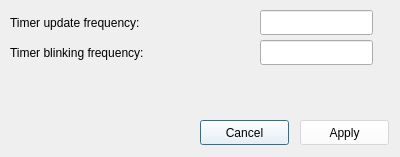
<?xml version="1.0" encoding="UTF-8"?>
<ui version="4.0">
 <class>Dialog</class>
 <widget class="QDialog" name="Dialog">
  <property name="geometry">
   <rect>
    <x>0</x>
    <y>0</y>
    <width>400</width>
    <height>157</height>
   </rect>
  </property>
  <property name="windowTitle">
   <string>Dialog</string>
  </property>
  <widget class="QPushButton" name="cancelButton">
   <property name="geometry">
    <rect>
     <x>200</x>
     <y>120</y>
     <width>89</width>
     <height>25</height>
    </rect>
   </property>
   <property name="styleSheet">
    <string notr="true">
background-color: rgb(255, 255, 255, 50%);</string>
   </property>
   <property name="text">
    <string>Cancel</string>
   </property>
  </widget>
  <widget class="QPushButton" name="applyButton">
   <property name="geometry">
    <rect>
     <x>300</x>
     <y>120</y>
     <width>89</width>
     <height>25</height>
    </rect>
   </property>
   <property name="styleSheet">
    <string notr="true">
background-color: rgb(255, 255, 255, 50%);</string>
   </property>
   <property name="text">
    <string>Apply</string>
   </property>
  </widget>
  <widget class="QLabel" name="label">
   <property name="geometry">
    <rect>
     <x>10</x>
     <y>10</y>
     <width>181</width>
     <height>25</height>
    </rect>
   </property>
   <property name="text">
    <string>Timer update frequency:</string>
   </property>
  </widget>
  <widget class="QLabel" name="label_2">
   <property name="geometry">
    <rect>
     <x>10</x>
     <y>40</y>
     <width>181</width>
     <height>25</height>
    </rect>
   </property>
   <property name="text">
    <string>Timer blinking frequency:</string>
   </property>
  </widget>
  <widget class="QLineEdit" name="updateFrLineEdit">
   <property name="geometry">
    <rect>
     <x>260</x>
     <y>10</y>
     <width>113</width>
     <height>25</height>
    </rect>
   </property>
  </widget>
  <widget class="QLineEdit" name="blinkingFrLineEdit">
   <property name="geometry">
    <rect>
     <x>260</x>
     <y>40</y>
     <width>113</width>
     <height>25</height>
    </rect>
   </property>
  </widget>
 </widget>
 <resources/>
 <connections>
  <connection>
   <sender>cancelButton</sender>
   <signal>clicked()</signal>
   <receiver>Dialog</receiver>
   <slot>close()</slot>
   <hints>
    <hint type="sourcelabel">
     <x>244</x>
     <y>132</y>
    </hint>
    <hint type="destinationlabel">
     <x>199</x>
     <y>78</y>
    </hint>
   </hints>
  </connection>
  <connection>
   <sender>applyButton</sender>
   <signal>clicked()</signal>
   <receiver>Dialog</receiver>
   <slot>apply_slot()</slot>
   <hints>
    <hint type="sourcelabel">
     <x>344</x>
     <y>132</y>
    </hint>
    <hint type="destinationlabel">
     <x>199</x>
     <y>78</y>
    </hint>
   </hints>
  </connection>
 </connections>
 <slots>
  <slot>apply_slot()</slot>
 </slots>
</ui>
